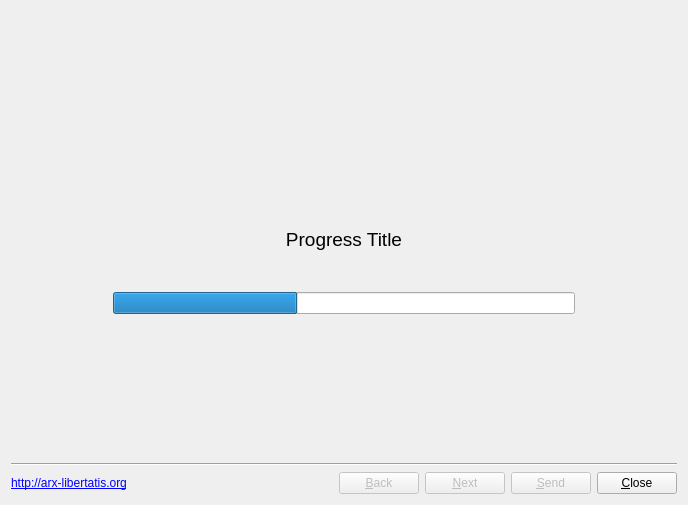
<?xml version="1.0" encoding="UTF-8"?>
<ui version="4.0">
 <class>ErrorReportDialog</class>
 <widget class="QDialog" name="ErrorReportDialog">
  <property name="geometry">
   <rect>
    <x>0</x>
    <y>0</y>
    <width>688</width>
    <height>505</height>
   </rect>
  </property>
  <property name="windowTitle">
   <string>Fatal Error</string>
  </property>
  <property name="windowIcon">
   <iconset>
    <normaloff>../../../data/icons/arx-libertatis.ico</normaloff>../../../data/icons/arx-libertatis.ico</iconset>
  </property>
  <property name="locale">
   <locale language="English" country="UnitedStates"/>
  </property>
  <layout class="QVBoxLayout" name="verticalLayout_2">
   <item>
    <layout class="QVBoxLayout" name="layoutTitle">
     <property name="spacing">
      <number>6</number>
     </property>
     <property name="sizeConstraint">
      <enum>QLayout::SetFixedSize</enum>
     </property>
     <property name="leftMargin">
      <number>9</number>
     </property>
     <property name="topMargin">
      <number>9</number>
     </property>
     <property name="rightMargin">
      <number>9</number>
     </property>
     <item>
      <widget class="QLabel" name="lblTitleImage">
       <property name="minimumSize">
        <size>
         <width>338</width>
         <height>58</height>
        </size>
       </property>
       <property name="text">
        <string/>
       </property>
       <property name="pixmap">
        <pixmap>:logo.png</pixmap>
       </property>
       <property name="scaledContents">
        <bool>false</bool>
       </property>
       <property name="alignment">
        <set>Qt::AlignCenter</set>
       </property>
       <property name="margin">
        <number>0</number>
       </property>
      </widget>
     </item>
    </layout>
   </item>
   <item>
    <widget class="QStackedWidget" name="stackedWidget">
     <property name="currentIndex">
      <number>0</number>
     </property>
     <widget class="QWidget" name="pageProgress">
      <layout class="QVBoxLayout" name="verticalLayout_11" stretch="0,0,0,0,0">
       <item>
        <spacer name="verticalSpacer_6">
         <property name="orientation">
          <enum>Qt::Vertical</enum>
         </property>
         <property name="sizeType">
          <enum>QSizePolicy::Expanding</enum>
         </property>
         <property name="sizeHint" stdset="0">
          <size>
           <width>20</width>
           <height>48</height>
          </size>
         </property>
        </spacer>
       </item>
       <item>
        <widget class="QLabel" name="lblProgressTitle">
         <property name="font">
          <font>
           <pointsize>14</pointsize>
           <weight>50</weight>
           <italic>false</italic>
           <bold>false</bold>
           <kerning>true</kerning>
          </font>
         </property>
         <property name="text">
          <string>Progress Title</string>
         </property>
         <property name="scaledContents">
          <bool>false</bool>
         </property>
         <property name="alignment">
          <set>Qt::AlignCenter</set>
         </property>
        </widget>
       </item>
       <item>
        <spacer name="verticalSpacer_9">
         <property name="orientation">
          <enum>Qt::Vertical</enum>
         </property>
         <property name="sizeType">
          <enum>QSizePolicy::Maximum</enum>
         </property>
         <property name="sizeHint" stdset="0">
          <size>
           <width>20</width>
           <height>22</height>
          </size>
         </property>
        </spacer>
       </item>
       <item>
        <layout class="QHBoxLayout" name="horizontalLayout_2" stretch="1,5,1">
         <property name="spacing">
          <number>0</number>
         </property>
         <item>
          <spacer name="horizontalSpacer">
           <property name="orientation">
            <enum>Qt::Horizontal</enum>
           </property>
           <property name="sizeHint" stdset="0">
            <size>
             <width>40</width>
             <height>20</height>
            </size>
           </property>
          </spacer>
         </item>
         <item>
          <layout class="QVBoxLayout" name="verticalLayout_4">
           <item>
            <widget class="QLabel" name="lblProgressDescription">
             <property name="font">
              <font>
               <pointsize>8</pointsize>
               <weight>50</weight>
               <bold>false</bold>
               <underline>false</underline>
               <kerning>true</kerning>
              </font>
             </property>
             <property name="text">
              <string/>
             </property>
             <property name="scaledContents">
              <bool>false</bool>
             </property>
             <property name="alignment">
              <set>Qt::AlignLeading|Qt::AlignLeft|Qt::AlignVCenter</set>
             </property>
            </widget>
           </item>
           <item>
            <widget class="QProgressBar" name="progressBar">
             <property name="maximum">
              <number>5</number>
             </property>
             <property name="value">
              <number>2</number>
             </property>
             <property name="alignment">
              <set>Qt::AlignCenter</set>
             </property>
             <property name="textVisible">
              <bool>false</bool>
             </property>
             <property name="format">
              <string>Step %v of %m</string>
             </property>
            </widget>
           </item>
          </layout>
         </item>
         <item>
          <spacer name="horizontalSpacer_2">
           <property name="orientation">
            <enum>Qt::Horizontal</enum>
           </property>
           <property name="sizeHint" stdset="0">
            <size>
             <width>40</width>
             <height>20</height>
            </size>
           </property>
          </spacer>
         </item>
        </layout>
       </item>
       <item>
        <spacer name="verticalSpacer_7">
         <property name="orientation">
          <enum>Qt::Vertical</enum>
         </property>
         <property name="sizeType">
          <enum>QSizePolicy::Expanding</enum>
         </property>
         <property name="sizeHint" stdset="0">
          <size>
           <width>20</width>
           <height>76</height>
          </size>
         </property>
        </spacer>
       </item>
      </layout>
     </widget>
     <widget class="QWidget" name="pageWelcome">
      <layout class="QVBoxLayout" name="verticalLayout_14">
       <item>
        <widget class="QLabel" name="label">
         <property name="text">
          <string>&lt;html&gt;&lt;head/&gt;&lt;body&gt;&lt;p align=&quot;center&quot;&gt;&lt;span style=&quot; font-size:14pt; font-weight:600;&quot;&gt;Fatal Error&lt;/span&gt;&lt;span style=&quot; font-size:12pt;&quot;&gt;&lt;br/&gt;&lt;/span&gt;&lt;span style=&quot; font-size:11pt;&quot;&gt;We are sorry, Arx Libertatis closed unexpectedly.&lt;/span&gt;&lt;/p&gt;&lt;p align=&quot;center&quot;&gt;&lt;br/&gt;&lt;/p&gt;&lt;p align=&quot;center&quot;&gt;&lt;span style=&quot; font-size:11pt;&quot;&gt;You can help improve the game by reporting this error to the development team. This assistant will guide you through the process. You can exit at any time if you wish.&lt;/span&gt;&lt;/p&gt;&lt;/body&gt;&lt;/html&gt;</string>
         </property>
         <property name="alignment">
          <set>Qt::AlignLeading|Qt::AlignLeft|Qt::AlignVCenter</set>
         </property>
         <property name="wordWrap">
          <bool>true</bool>
         </property>
        </widget>
       </item>
      </layout>
     </widget>
     <widget class="QWidget" name="pageCrashDetails">
      <layout class="QVBoxLayout" name="verticalLayout">
       <item>
        <widget class="QLabel" name="lblCrashDetails">
         <property name="text">
          <string notr="true">&lt;html&gt;&lt;head/&gt;&lt;body&gt;&lt;p&gt;&lt;span style=&quot; font-size:9pt; font-weight:600;&quot;&gt;Crash Details&lt;/span&gt;&lt;/p&gt;&lt;p&gt;Here you can find some important details about the crash. This is mostly useful for developers and will be included in the crash report.&lt;/p&gt;&lt;/body&gt;&lt;/html&gt;</string>
         </property>
         <property name="textFormat">
          <enum>Qt::RichText</enum>
         </property>
         <property name="wordWrap">
          <bool>true</bool>
         </property>
         <property name="margin">
          <number>0</number>
         </property>
         <property name="textInteractionFlags">
          <set>Qt::TextSelectableByMouse</set>
         </property>
        </widget>
       </item>
       <item>
        <widget class="QTextEdit" name="textEditErrorDescription">
         <property name="enabled">
          <bool>true</bool>
         </property>
         <property name="font">
          <font>
           <family>Courier New</family>
          </font>
         </property>
         <property name="lineWrapMode">
          <enum>QTextEdit::NoWrap</enum>
         </property>
         <property name="readOnly">
          <bool>true</bool>
         </property>
        </widget>
       </item>
      </layout>
     </widget>
     <widget class="QWidget" name="pageAttachedFiles">
      <layout class="QVBoxLayout" name="verticalLayout_10">
       <item>
        <widget class="QLabel" name="lblAttachedFiles">
         <property name="sizePolicy">
          <sizepolicy hsizetype="Preferred" vsizetype="Preferred">
           <horstretch>0</horstretch>
           <verstretch>0</verstretch>
          </sizepolicy>
         </property>
         <property name="text">
          <string>&lt;html&gt;&lt;head/&gt;&lt;body&gt;&lt;p&gt;&lt;span style=&quot; font-size:9pt; font-weight:600;&quot;&gt;Attached Files&lt;/span&gt;&lt;/p&gt;&lt;p&gt;This is the list of files that will be sent with the report. If you wish, you can uncheck files to prevent them from being included in the crash report.&lt;/p&gt;&lt;/body&gt;&lt;/html&gt;</string>
         </property>
         <property name="scaledContents">
          <bool>false</bool>
         </property>
         <property name="wordWrap">
          <bool>true</bool>
         </property>
        </widget>
       </item>
       <item>
        <layout class="QHBoxLayout" name="horizontalLayout_6">
         <item>
          <widget class="QListView" name="listFiles">
           <property name="sizePolicy">
            <sizepolicy hsizetype="Preferred" vsizetype="Expanding">
             <horstretch>2</horstretch>
             <verstretch>0</verstretch>
            </sizepolicy>
           </property>
          </widget>
         </item>
         <item>
          <widget class="QStackedWidget" name="stackedFileViews">
           <property name="sizePolicy">
            <sizepolicy hsizetype="Expanding" vsizetype="Expanding">
             <horstretch>5</horstretch>
             <verstretch>0</verstretch>
            </sizepolicy>
           </property>
           <property name="currentIndex">
            <number>1</number>
           </property>
           <widget class="QWidget" name="pageText">
            <layout class="QVBoxLayout" name="verticalLayout_7">
             <property name="spacing">
              <number>0</number>
             </property>
             <property name="margin">
              <number>0</number>
             </property>
             <item>
              <widget class="QTextEdit" name="fileViewText">
               <property name="frameShape">
                <enum>QFrame::StyledPanel</enum>
               </property>
               <property name="lineWrapMode">
                <enum>QTextEdit::NoWrap</enum>
               </property>
               <property name="readOnly">
                <bool>true</bool>
               </property>
               <property name="textInteractionFlags">
                <set>Qt::TextSelectableByKeyboard|Qt::TextSelectableByMouse</set>
               </property>
              </widget>
             </item>
            </layout>
           </widget>
           <widget class="QWidget" name="pageImage">
            <layout class="QVBoxLayout" name="verticalLayout_8">
             <property name="spacing">
              <number>0</number>
             </property>
             <property name="margin">
              <number>0</number>
             </property>
            </layout>
           </widget>
           <widget class="QWidget" name="pageBinary">
            <layout class="QVBoxLayout" name="verticalLayout_9">
             <property name="spacing">
              <number>0</number>
             </property>
             <property name="margin">
              <number>0</number>
             </property>
            </layout>
           </widget>
          </widget>
         </item>
        </layout>
       </item>
      </layout>
     </widget>
     <widget class="QWidget" name="pageReproSteps">
      <layout class="QVBoxLayout" name="verticalLayout_12">
       <item>
        <widget class="QLabel" name="lblReproSteps">
         <property name="text">
          <string>&lt;html&gt;&lt;head/&gt;&lt;body&gt;&lt;p&gt;&lt;span style=&quot; font-size:9pt; font-weight:600;&quot;&gt;Reproduction Steps&lt;/span&gt;&lt;/p&gt;&lt;p&gt;Describe in a few words what you did right before the error occured:&lt;/p&gt;&lt;/body&gt;&lt;/html&gt;</string>
         </property>
        </widget>
       </item>
       <item>
        <widget class="QTextEdit" name="textEditReproSteps">
         <property name="html">
          <string>&lt;!DOCTYPE HTML PUBLIC &quot;-//W3C//DTD HTML 4.0//EN&quot; &quot;http://www.w3.org/TR/REC-html40/strict.dtd&quot;&gt;
&lt;html&gt;&lt;head&gt;&lt;meta name=&quot;qrichtext&quot; content=&quot;1&quot; /&gt;&lt;style type=&quot;text/css&quot;&gt;
p, li { white-space: pre-wrap; }
&lt;/style&gt;&lt;/head&gt;&lt;body style=&quot; font-family:'MS Shell Dlg 2'; font-size:8.25pt; font-weight:400; font-style:normal;&quot;&gt;
&lt;p style=&quot;-qt-paragraph-type:empty; margin-top:0px; margin-bottom:0px; margin-left:0px; margin-right:0px; -qt-block-indent:0; text-indent:0px; font-size:8pt;&quot;&gt;&lt;br /&gt;&lt;/p&gt;&lt;/body&gt;&lt;/html&gt;</string>
         </property>
         <property name="acceptRichText">
          <bool>false</bool>
         </property>
        </widget>
       </item>
      </layout>
     </widget>
     <widget class="QWidget" name="pageSend">
      <layout class="QVBoxLayout" name="verticalLayout_15">
       <item>
        <spacer name="verticalSpacer_12">
         <property name="orientation">
          <enum>Qt::Vertical</enum>
         </property>
         <property name="sizeHint" stdset="0">
          <size>
           <width>20</width>
           <height>43</height>
          </size>
         </property>
        </spacer>
       </item>
       <item>
        <widget class="QLabel" name="lblLoginInfo">
         <property name="text">
          <string>&lt;html&gt;&lt;head/&gt;&lt;body&gt;&lt;p&gt;You can enter your &lt;a href=&quot;http://bugs.arx-libertatis.org/&quot;&gt;&lt;span style=&quot; text-decoration: underline; color:#0000ff;&quot;&gt;bugs.arx-libertatis.org&lt;/span&gt;&lt;/a&gt; login information in order to have this crash report associated with your username. If you do not have an account yet, you can freely &lt;a href=&quot;http://bugs.arx-libertatis.org/login&quot;&gt;&lt;span style=&quot; text-decoration: underline; color:#0000ff;&quot;&gt;create one here&lt;/span&gt;&lt;/a&gt;.&lt;/p&gt;&lt;p&gt;You can leave these fields empty if you prefer. In this case, the issue will be assigned to a default user.&lt;/p&gt;&lt;/body&gt;&lt;/html&gt;</string>
         </property>
         <property name="scaledContents">
          <bool>false</bool>
         </property>
         <property name="wordWrap">
          <bool>true</bool>
         </property>
         <property name="openExternalLinks">
          <bool>true</bool>
         </property>
        </widget>
       </item>
       <item>
        <spacer name="verticalSpacer_3">
         <property name="orientation">
          <enum>Qt::Vertical</enum>
         </property>
         <property name="sizeHint" stdset="0">
          <size>
           <width>20</width>
           <height>44</height>
          </size>
         </property>
        </spacer>
       </item>
       <item>
        <layout class="QHBoxLayout" name="horizontalLayout_3" stretch="1,6,6">
         <item>
          <spacer name="horizontalSpacer_7">
           <property name="orientation">
            <enum>Qt::Horizontal</enum>
           </property>
           <property name="sizeHint" stdset="0">
            <size>
             <width>40</width>
             <height>20</height>
            </size>
           </property>
          </spacer>
         </item>
         <item>
          <layout class="QHBoxLayout" name="horizontalLayout">
           <item>
            <layout class="QVBoxLayout" name="verticalLayout_13">
             <item>
              <widget class="QLabel" name="lblUsername">
               <property name="text">
                <string>Username</string>
               </property>
              </widget>
             </item>
             <item>
              <widget class="QLabel" name="lblPassword">
               <property name="text">
                <string>Password</string>
               </property>
              </widget>
             </item>
            </layout>
           </item>
           <item>
            <layout class="QVBoxLayout" name="verticalLayout_3">
             <item>
              <widget class="QLineEdit" name="lineEditUsername"/>
             </item>
             <item>
              <widget class="QLineEdit" name="lineEditPassword">
               <property name="echoMode">
                <enum>QLineEdit::Password</enum>
               </property>
              </widget>
             </item>
            </layout>
           </item>
          </layout>
         </item>
         <item>
          <spacer name="horizontalSpacer_8">
           <property name="orientation">
            <enum>Qt::Horizontal</enum>
           </property>
           <property name="sizeHint" stdset="0">
            <size>
             <width>40</width>
             <height>20</height>
            </size>
           </property>
          </spacer>
         </item>
        </layout>
       </item>
       <item>
        <spacer name="verticalSpacer_4">
         <property name="orientation">
          <enum>Qt::Vertical</enum>
         </property>
         <property name="sizeHint" stdset="0">
          <size>
           <width>20</width>
           <height>42</height>
          </size>
         </property>
        </spacer>
       </item>
       <item>
        <widget class="QLabel" name="lblAgreement">
         <property name="text">
          <string>&lt;html&gt;&lt;head/&gt;&lt;body&gt;&lt;p&gt;&lt;span style=&quot; font-weight:600;&quot;&gt;Please note that all the information contained in this report will be made public.&lt;/span&gt;&lt;/p&gt;&lt;p&gt;&lt;span style=&quot; font-weight:600;&quot;&gt;By clicking the &amp;quot;Send&amp;quot; button, you confirm you are familiar with the content of this report.&lt;/span&gt;&lt;/p&gt;&lt;/body&gt;&lt;/html&gt;</string>
         </property>
         <property name="alignment">
          <set>Qt::AlignCenter</set>
         </property>
        </widget>
       </item>
       <item>
        <spacer name="verticalSpacer_11">
         <property name="orientation">
          <enum>Qt::Vertical</enum>
         </property>
         <property name="sizeHint" stdset="0">
          <size>
           <width>20</width>
           <height>44</height>
          </size>
         </property>
        </spacer>
       </item>
      </layout>
     </widget>
     <widget class="QWidget" name="pageExitSuccess">
      <layout class="QVBoxLayout" name="verticalLayout_5">
       <item>
        <spacer name="verticalSpacer">
         <property name="orientation">
          <enum>Qt::Vertical</enum>
         </property>
         <property name="sizeHint" stdset="0">
          <size>
           <width>20</width>
           <height>38</height>
          </size>
         </property>
        </spacer>
       </item>
       <item>
        <layout class="QHBoxLayout" name="horizontalLayout_4">
         <item>
          <spacer name="horizontalSpacer_3">
           <property name="orientation">
            <enum>Qt::Horizontal</enum>
           </property>
           <property name="sizeHint" stdset="0">
            <size>
             <width>40</width>
             <height>20</height>
            </size>
           </property>
          </spacer>
         </item>
         <item>
          <widget class="QLabel" name="lblExitImage">
           <property name="sizePolicy">
            <sizepolicy hsizetype="Preferred" vsizetype="Preferred">
             <horstretch>0</horstretch>
             <verstretch>0</verstretch>
            </sizepolicy>
           </property>
           <property name="maximumSize">
            <size>
             <width>128</width>
             <height>128</height>
            </size>
           </property>
           <property name="text">
            <string/>
           </property>
           <property name="pixmap">
            <pixmap>:success.png</pixmap>
           </property>
           <property name="scaledContents">
            <bool>true</bool>
           </property>
          </widget>
         </item>
         <item>
          <spacer name="horizontalSpacer_4">
           <property name="orientation">
            <enum>Qt::Horizontal</enum>
           </property>
           <property name="sizeHint" stdset="0">
            <size>
             <width>40</width>
             <height>20</height>
            </size>
           </property>
          </spacer>
         </item>
        </layout>
       </item>
       <item>
        <widget class="QLabel" name="lblExitSuccess">
         <property name="font">
          <font>
           <pointsize>12</pointsize>
           <weight>50</weight>
           <bold>false</bold>
          </font>
         </property>
         <property name="text">
          <string>Report sent successfully
Thank you!</string>
         </property>
         <property name="alignment">
          <set>Qt::AlignCenter</set>
         </property>
        </widget>
       </item>
       <item>
        <spacer name="verticalSpacer_10">
         <property name="orientation">
          <enum>Qt::Vertical</enum>
         </property>
         <property name="sizeHint" stdset="0">
          <size>
           <width>20</width>
           <height>40</height>
          </size>
         </property>
        </spacer>
       </item>
       <item>
        <widget class="QLabel" name="lblIssueLinkInfo">
         <property name="text">
          <string>You can follow up progress on this issue at</string>
         </property>
         <property name="alignment">
          <set>Qt::AlignCenter</set>
         </property>
        </widget>
       </item>
       <item>
        <widget class="QLabel" name="lblIssueLink">
         <property name="font">
          <font>
           <underline>true</underline>
          </font>
         </property>
         <property name="cursor">
          <cursorShape>PointingHandCursor</cursorShape>
         </property>
         <property name="text">
          <string>&lt;a href=&quot;http://bugs.arx-libertatis.org/arx&quot;&gt;http://bugs.arx-libertatis.org/arx&lt;/a&gt;</string>
         </property>
         <property name="alignment">
          <set>Qt::AlignCenter</set>
         </property>
         <property name="openExternalLinks">
          <bool>true</bool>
         </property>
         <property name="textInteractionFlags">
          <set>Qt::LinksAccessibleByMouse</set>
         </property>
        </widget>
       </item>
       <item>
        <spacer name="verticalSpacer_2">
         <property name="orientation">
          <enum>Qt::Vertical</enum>
         </property>
         <property name="sizeHint" stdset="0">
          <size>
           <width>20</width>
           <height>38</height>
          </size>
         </property>
        </spacer>
       </item>
      </layout>
     </widget>
     <widget class="QWidget" name="pageExitError">
      <layout class="QVBoxLayout" name="verticalLayout_6">
       <item>
        <spacer name="verticalSpacer_8">
         <property name="orientation">
          <enum>Qt::Vertical</enum>
         </property>
         <property name="sizeHint" stdset="0">
          <size>
           <width>20</width>
           <height>38</height>
          </size>
         </property>
        </spacer>
       </item>
       <item>
        <layout class="QHBoxLayout" name="horizontalLayout_5">
         <item>
          <spacer name="horizontalSpacer_5">
           <property name="orientation">
            <enum>Qt::Horizontal</enum>
           </property>
           <property name="sizeHint" stdset="0">
            <size>
             <width>40</width>
             <height>20</height>
            </size>
           </property>
          </spacer>
         </item>
         <item>
          <widget class="QLabel" name="lblExitFailImage">
           <property name="sizePolicy">
            <sizepolicy hsizetype="Preferred" vsizetype="Preferred">
             <horstretch>0</horstretch>
             <verstretch>0</verstretch>
            </sizepolicy>
           </property>
           <property name="maximumSize">
            <size>
             <width>128</width>
             <height>128</height>
            </size>
           </property>
           <property name="text">
            <string/>
           </property>
           <property name="pixmap">
            <pixmap>:failure.png</pixmap>
           </property>
           <property name="scaledContents">
            <bool>true</bool>
           </property>
          </widget>
         </item>
         <item>
          <spacer name="horizontalSpacer_6">
           <property name="orientation">
            <enum>Qt::Horizontal</enum>
           </property>
           <property name="sizeHint" stdset="0">
            <size>
             <width>40</width>
             <height>20</height>
            </size>
           </property>
          </spacer>
         </item>
        </layout>
       </item>
       <item>
        <widget class="QLabel" name="lblExitFail">
         <property name="font">
          <font>
           <pointsize>13</pointsize>
          </font>
         </property>
         <property name="text">
          <string>Failure text goes here</string>
         </property>
         <property name="alignment">
          <set>Qt::AlignCenter</set>
         </property>
        </widget>
       </item>
       <item>
        <spacer name="verticalSpacer_5">
         <property name="orientation">
          <enum>Qt::Vertical</enum>
         </property>
         <property name="sizeHint" stdset="0">
          <size>
           <width>20</width>
           <height>38</height>
          </size>
         </property>
        </spacer>
       </item>
      </layout>
     </widget>
    </widget>
   </item>
   <item>
    <widget class="Line" name="line">
     <property name="orientation">
      <enum>Qt::Horizontal</enum>
     </property>
    </widget>
   </item>
   <item>
    <layout class="QHBoxLayout" name="horizontalLayout_10">
     <property name="spacing">
      <number>6</number>
     </property>
     <property name="leftMargin">
      <number>0</number>
     </property>
     <item>
      <widget class="QLabel" name="label_2">
       <property name="text">
        <string>&lt;a href=&quot;http://arx-libertatis.org&quot;&gt;http://arx-libertatis.org&lt;/a&gt;</string>
       </property>
       <property name="margin">
        <number>5</number>
       </property>
       <property name="openExternalLinks">
        <bool>true</bool>
       </property>
      </widget>
     </item>
     <item>
      <spacer name="horizontalSpacer_10">
       <property name="orientation">
        <enum>Qt::Horizontal</enum>
       </property>
       <property name="sizeHint" stdset="0">
        <size>
         <width>40</width>
         <height>20</height>
        </size>
       </property>
      </spacer>
     </item>
     <item>
      <widget class="QPushButton" name="btnBack">
       <property name="enabled">
        <bool>false</bool>
       </property>
       <property name="text">
        <string>&amp;Back</string>
       </property>
      </widget>
     </item>
     <item>
      <widget class="QPushButton" name="btnNext">
       <property name="enabled">
        <bool>false</bool>
       </property>
       <property name="text">
        <string>&amp;Next</string>
       </property>
      </widget>
     </item>
     <item>
      <widget class="QPushButton" name="btnSend">
       <property name="enabled">
        <bool>false</bool>
       </property>
       <property name="text">
        <string>&amp;Send</string>
       </property>
      </widget>
     </item>
     <item>
      <widget class="QPushButton" name="btnClose">
       <property name="text">
        <string>&amp;Close</string>
       </property>
      </widget>
     </item>
    </layout>
   </item>
  </layout>
 </widget>
 <resources/>
 <connections>
  <connection>
   <sender>btnBack</sender>
   <signal>clicked()</signal>
   <receiver>ErrorReportDialog</receiver>
   <slot>onBack()</slot>
   <hints>
    <hint type="sourcelabel">
     <x>389</x>
     <y>481</y>
    </hint>
    <hint type="destinationlabel">
     <x>165</x>
     <y>408</y>
    </hint>
   </hints>
  </connection>
  <connection>
   <sender>btnNext</sender>
   <signal>clicked()</signal>
   <receiver>ErrorReportDialog</receiver>
   <slot>onNext()</slot>
   <hints>
    <hint type="sourcelabel">
     <x>477</x>
     <y>484</y>
    </hint>
    <hint type="destinationlabel">
     <x>253</x>
     <y>410</y>
    </hint>
   </hints>
  </connection>
  <connection>
   <sender>btnSend</sender>
   <signal>clicked()</signal>
   <receiver>ErrorReportDialog</receiver>
   <slot>onSend()</slot>
   <hints>
    <hint type="sourcelabel">
     <x>564</x>
     <y>479</y>
    </hint>
    <hint type="destinationlabel">
     <x>316</x>
     <y>413</y>
    </hint>
   </hints>
  </connection>
  <connection>
   <sender>btnClose</sender>
   <signal>clicked()</signal>
   <receiver>ErrorReportDialog</receiver>
   <slot>accept()</slot>
   <hints>
    <hint type="sourcelabel">
     <x>643</x>
     <y>482</y>
    </hint>
    <hint type="destinationlabel">
     <x>646</x>
     <y>404</y>
    </hint>
   </hints>
  </connection>
  <connection>
   <sender>stackedWidget</sender>
   <signal>currentChanged(int)</signal>
   <receiver>ErrorReportDialog</receiver>
   <slot>onPaneChanged(int)</slot>
   <hints>
    <hint type="sourcelabel">
     <x>620</x>
     <y>108</y>
    </hint>
    <hint type="destinationlabel">
     <x>646</x>
     <y>78</y>
    </hint>
   </hints>
  </connection>
 </connections>
 <slots>
  <slot>onPaneChanged(int)</slot>
  <slot>onSend()</slot>
  <slot>onBack()</slot>
  <slot>onNext()</slot>
 </slots>
</ui>
